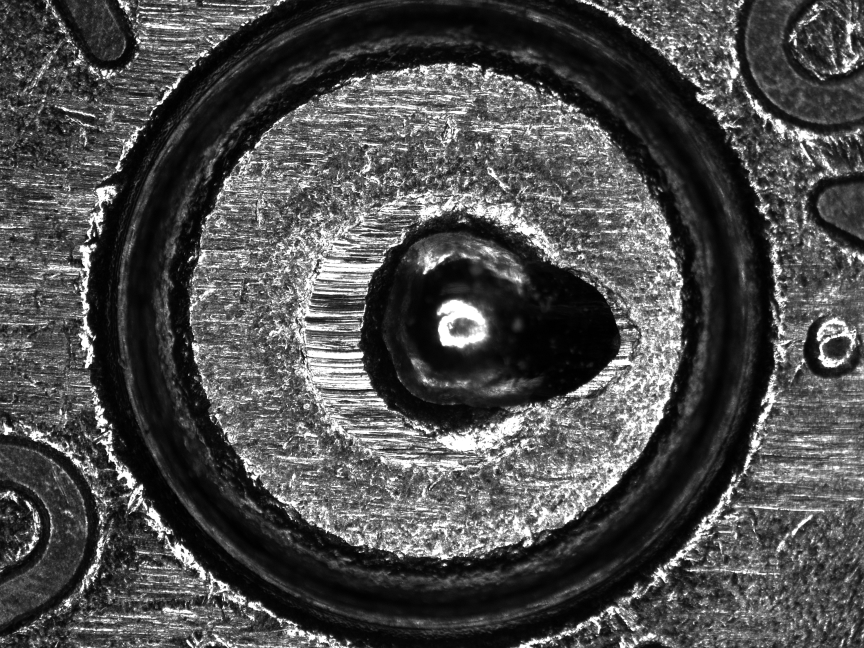
#> input picture Lightstone-40-10mm.png, 2592 x 1944 px (shown at 1/3 size)
$ python hough.py
#> lines starting #> are read from the running program, lines starting #| are printed output that depends on the picture
from skimage.filters import gabor_kernel
from skimage.transform import rescale, resize
import cv2
import numpy as np
from imageio.v2 import imread
import matplotlib.pyplot as plt
from matplotlib import patches

mm9 = 'Cwrbf0001-9mm.png'
mm4010 = 'Lightstone-40-10mm.png'

img = imread(mm4010)
#> img is the input picture: shape (1944, 2592); min 0, max 255, mean 77.1

# crop image to a square and downsample
mindim = np.argmin(img.shape)
#> mindim = 0
maxdim = np.argmax(img.shape)
#> maxdim = 1
offset = int(abs(img.shape[0] - img.shape[1])/2)
#> offset = 324
if mindim == 1:
  img = img[offset:offset+img.shape[mindim], :img.shape[mindim]]
else:
  img = img[:img.shape[mindim], offset:offset+img.shape[mindim]]
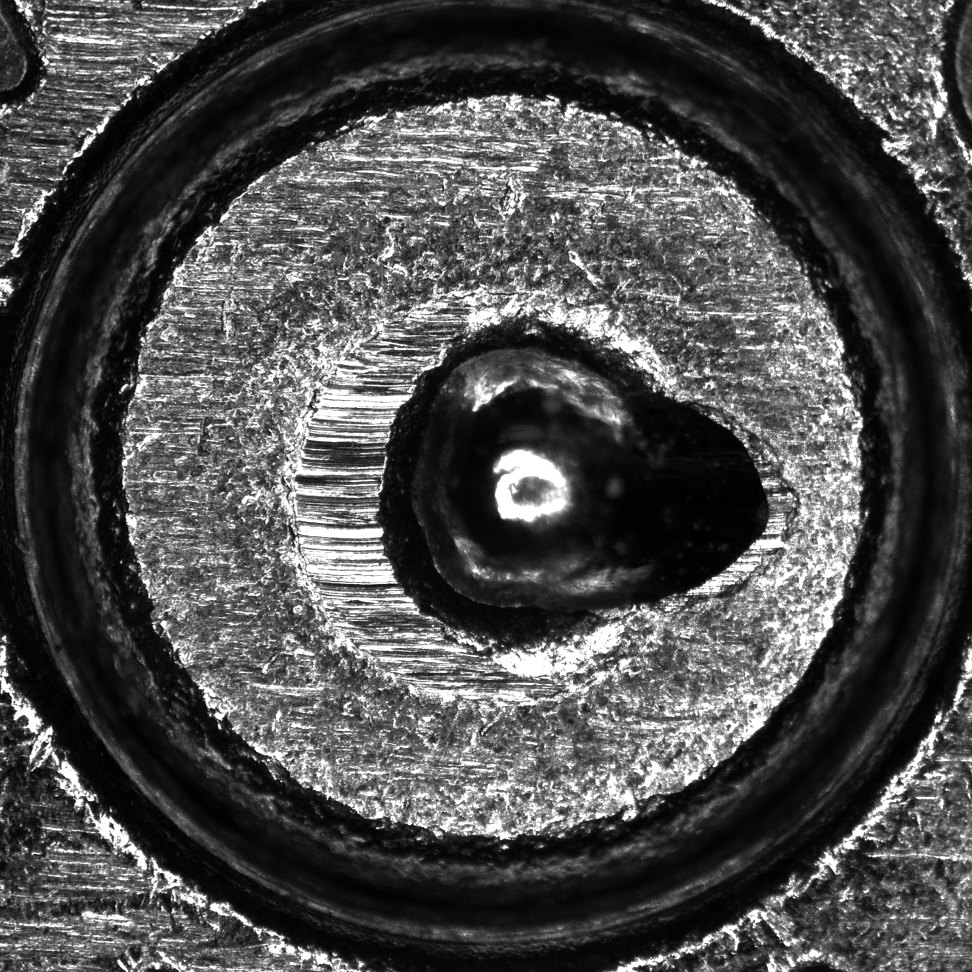
#> img: shape (1944, 1944) (shown at 1/2 size); min 0, max 255, mean 76.1

img = resize(img, (128, 128))
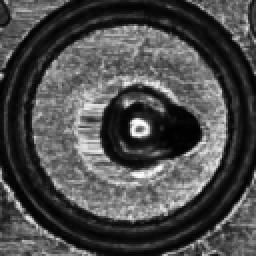
#> img: shape (128, 128) float64 (shown 2 times larger); min 0.00407, max 0.998, mean 0.299
img = img*255

# smooth image
smoothed = cv2.blur(img, (3, 3))
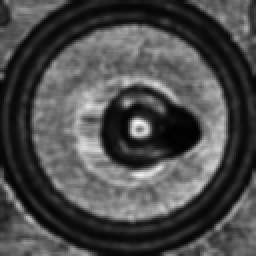
#> smoothed: shape (128, 128) float64 (shown 2 times larger); min 1.78, max 245.8, mean 76.1

# detect circles (algorithm requires uint8)
smoothed = smoothed.astype(np.uint8)
circles = cv2.HoughCircles(
  smoothed,
  method=cv2.HOUGH_GRADIENT,
  dp=1,
  minDist=40,
  param1=60,
  param2=40,
  minRadius=20,
  maxRadius=0
  )
#> circles = [[65.5, 61.5, 61.6], [35.5, 34.5, 25.2], [38.5, 94.5, 22.4], [83.5, 23.5, 21.8]]

fig, ax = plt.subplots()
ax.imshow(smoothed, cmap='gray')

if circles is not None:
  circles = circles[0]
  for circle in circles:
    a, b, r = circle
    print(circle)
    ax.add_patch(patches.Circle((a, b), r, color='red', fill=False, linewidth=2))
#> this loop made 4 passes
#| [65.5 61.5 61.6]
#| [35.5 34.5 25.2]
#| [38.5 94.5 22.4]
#| [83.5 23.5 21.8]

plt.show()
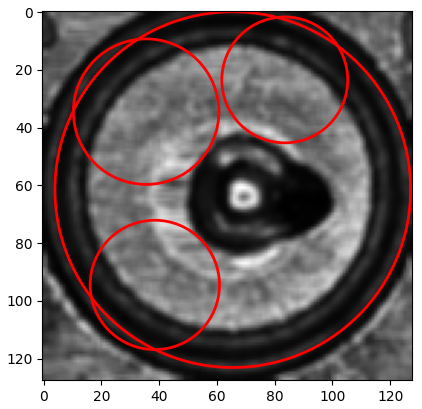
#> figure drawn by matplotlib, 1 panel
